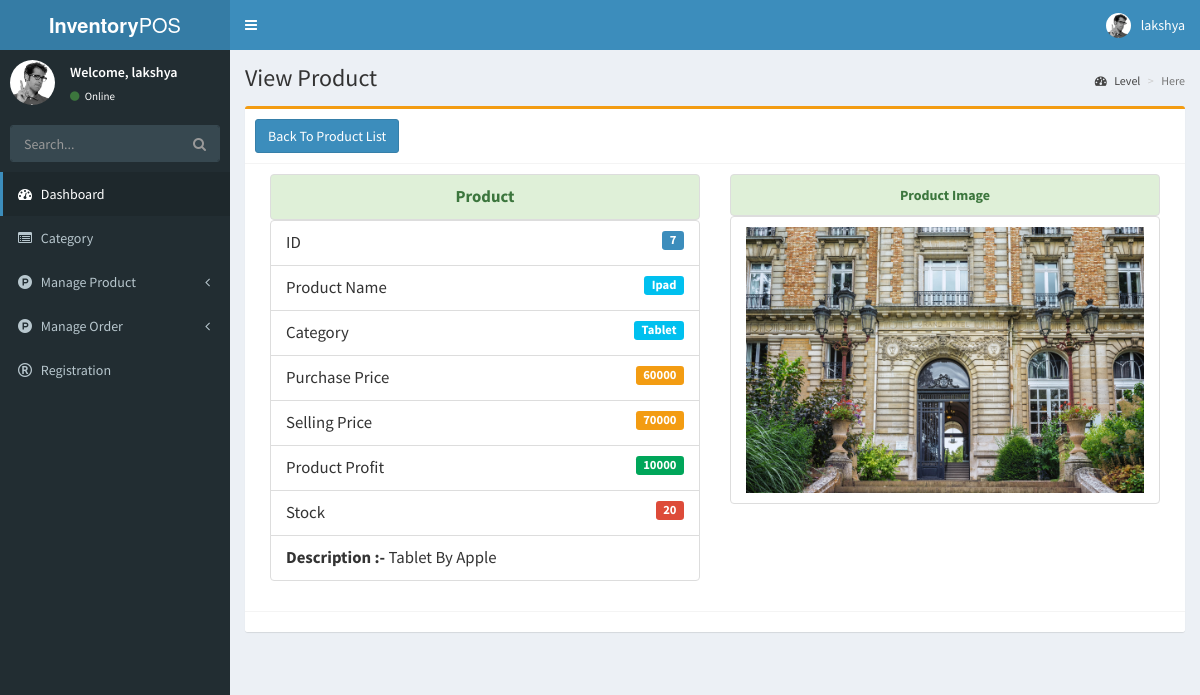
/viewproduct.php?id=7 (signed in), run on the app's committed database.
### tables this page shows
CREATE TABLE IF NOT EXISTS `tbl_product` (
  `productid` int(255) NOT NULL AUTO_INCREMENT,
  `productname` varchar(255) NOT NULL,
  `productcategory` varchar(255) NOT NULL,
  `purchaseprice` float NOT NULL,
  `sellprice` float NOT NULL,
  `stock` int(255) NOT NULL,
  `description` text NOT NULL,
  `productimage` varchar(255) NOT NULL,
  PRIMARY KEY (`productid`)
);

CREATE TABLE IF NOT EXISTS `tbl_category` (
  `catid` int(255) NOT NULL AUTO_INCREMENT,
  `category` varchar(255) NOT NULL,
  PRIMARY KEY (`catid`)
);

### viewproduct.php (the view, shortened to what this page needs)
<?php require_once "./header.php";?>
<?php
if (isset($_GET["id"]) && !empty(trim($_GET["id"]))) {
	$productid = trim($_GET["id"]);
	$getProduct = $pdo->prepare("SELECT * FROM `tbl_product` where `productid` = :productid");
	$getProduct->bindParam(":productid", $productid);
	$getProduct->execute();
} else {
	header("refresh:1;productlist.php");
}
?>
  <div class="content-wrapper">
    <section class="content-header">
      <h1>
        View Product
      </h1>
      <ol class="breadcrumb">
        <li><a href="#"><i class="fa fa-dashboard"></i> Level</a></li>
        <li class="active">Here</li>
      </ol>
    </section>
    <section class="content container-fluid">
      <div class="box box-warning">
        <div class="box-header with-border">
            <h3 class="box-title"> <a href="productlist.php" class="btn btn-primary" role="button">Back To Product List</a> </h3>
        </div>
        <div class="box-body">
               <?php while ($resultProduct = $getProduct->fetch(PDO::FETCH_OBJ)) {
				   $categoryid = $resultProduct->productcategory;
				   $getCategory = $pdo->prepare("SELECT `category` from `tbl_category` where `catid`=:categoryid");
				   $getCategory->bindParam(":categoryid",$categoryid);
				   $getCategory->execute();
				   $resultCategory = $getCategory->fetch(PDO::FETCH_OBJ);
	echo '
                 <div class="col-md-6" style="font-size:larger">
                 <center><p class="list-group-item list-group-item-success"><strong>Product</strong></p></center>
                    <ul class="list-group">
                        <li class="list-group-item">ID <span class="label label-primary pull-right">' . $resultProduct->productid . '</span></li>
                        <li class="list-group-item">Product Name <span class="label label-info pull-right">' . $resultProduct->productname . '</span></li>
                        <li class="list-group-item">Category <span class="label label-info pull-right">'.$resultCategory->category.'</span></li>
						<li class="list-group-item">Purchase Price <span class="label label-warning pull-right">'.$resultProduct->purchaseprice.'</span></li>
						<li class="list-group-item">Selling Price <span class="label label-warning pull-right">'.$resultProduct->sellprice.'</span></li>
						<li class="list-group-item">Product Profit <span class="label label-success pull-right">'.($resultProduct->sellprice - $resultProduct->purchaseprice ).'</span></li>
						<li class="list-group-item">Stock <span class="label label-danger pull-right">'.$resultProduct->stock.'</span></li>
						<li class="list-group-item"><strong>Description :- </strong> <span class="">'.$resultProduct->description.'</span></li>
                    </ul>
                 </div>
                 <div class="col-md-6">
                 <center><p class="list-group-item list-group-item-success"><strong>Product Image</strong></p></center>
                    <ul class="list-group">
                        <li class="list-group-item"><img src="uploads/'.$resultProduct->productimage.'" alt="Product Image" style="max-width:100%;" class="img-responsive"></li>
                    </ul>
                 </div>';
}?>
        </div>
        <div class="box-footer">
        </div>
      </div>
    </section>
  </div>
<?php require_once "./footer.php";?>

### data on the page
tbl_product: productid "7", productname "Ipad", tbl_category.category "Tablet", purchaseprice "60000", sellprice "70000", $resultProduct->sellprice - $resultProduct->purchaseprice "10000", stock "20", description "Tablet By Apple", productimage (picture)

### other printed values
$_SESSION["username"] "lakshya"
